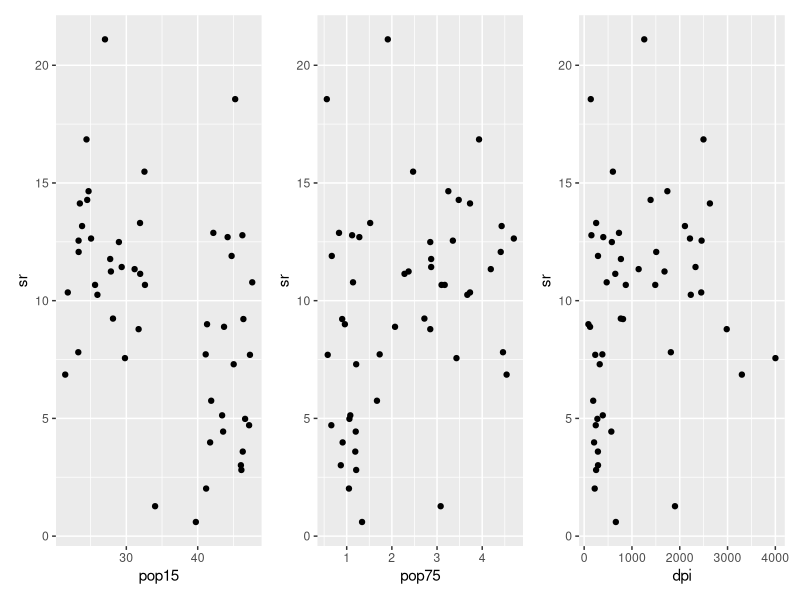
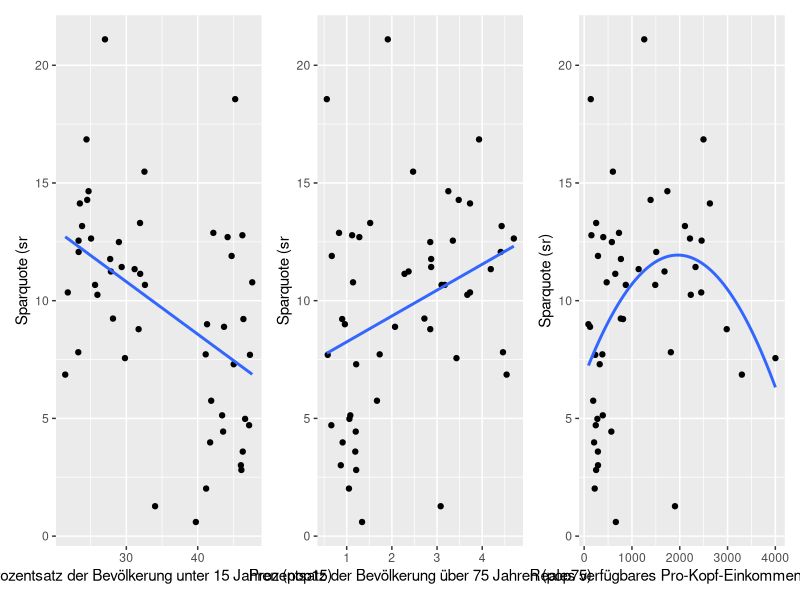

The R script that drew these images, in order:
## ---- chunk 1
library(ggplot2)
library(patchwork)

## ---- chunk 2
p1 <- ggplot(LifeCycleSavings, aes(x = pop15, y = sr)) +
  geom_point()
p2 <- ggplot(LifeCycleSavings, aes(x = pop75, y = sr)) +
  geom_point()
p3 <- ggplot(LifeCycleSavings, aes(x = dpi, y = sr)) +
  geom_point()
p4 <- ggplot(LifeCycleSavings, aes(x = ddpi, y = sr)) +
  geom_point()

p1+p2+p3

## ---- chunk 3


lm_pop15 <- lm(sr ~ pop15 , data = LifeCycleSavings ) # Einfaches lineares Modell
lm_q_pop15 <- lm(sr ~ pop15 + I(pop15^2),  data = LifeCycleSavings) # Modell mit quadratischem Term


lm_pop75 <- lm(sr ~ pop75, data = LifeCycleSavings ) # Einfaches lineares Modell
lm_q_pop75 <- lm(sr ~ pop75 + I(pop75^2),  data = LifeCycleSavings) # Modell mit quadratischem Term

lm_dpi <- lm(sr ~ dpi , data = LifeCycleSavings ) # Einfaches lineares Modell
lm_q_dpi <- lm(sr ~ dpi + I(dpi^2),  data = LifeCycleSavings) # Modell mit quadratischem Term


## ---- chunk 4
lm_pop15 |> summary()
lm_q_pop15 |> summary()
## ---- chunk 5
lm_pop75 |> summary() 
lm_q_pop75 |> summary() 
## ---- chunk 6
lm_dpi |> summary()
lm_q_dpi |> summary() 
## ---- chunk 7

# Erstellen der Plots
p1 <- ggplot(LifeCycleSavings, aes(x = pop15, y = sr)) +
  geom_point() +
  geom_smooth(method = "lm", formula = y ~ x, se = FALSE) +
  labs(x = "Prozentsatz der Bevölkerung unter 15 Jahren (pop15)",
       y = "Sparquote (sr")

p2 <- ggplot(LifeCycleSavings, aes(x = pop75, y = sr)) +
  geom_point() +
  geom_smooth(method = "lm", formula = y ~ x, se = FALSE) +
  labs(x = "Prozentsatz der Bevölkerung über 75 Jahren (pop75)",
       y = "Sparquote (sr")

p3 <- ggplot(LifeCycleSavings, aes(x = dpi, y = sr)) +
  geom_point() +
  geom_smooth(method = "lm", formula = y ~ x + I(x^2), se = FALSE) +
  labs(x = "Reales verfügbares Pro-Kopf-Einkommen (dpi)",
       y = "Sparquote (sr)")

p1 + p2 + p3


